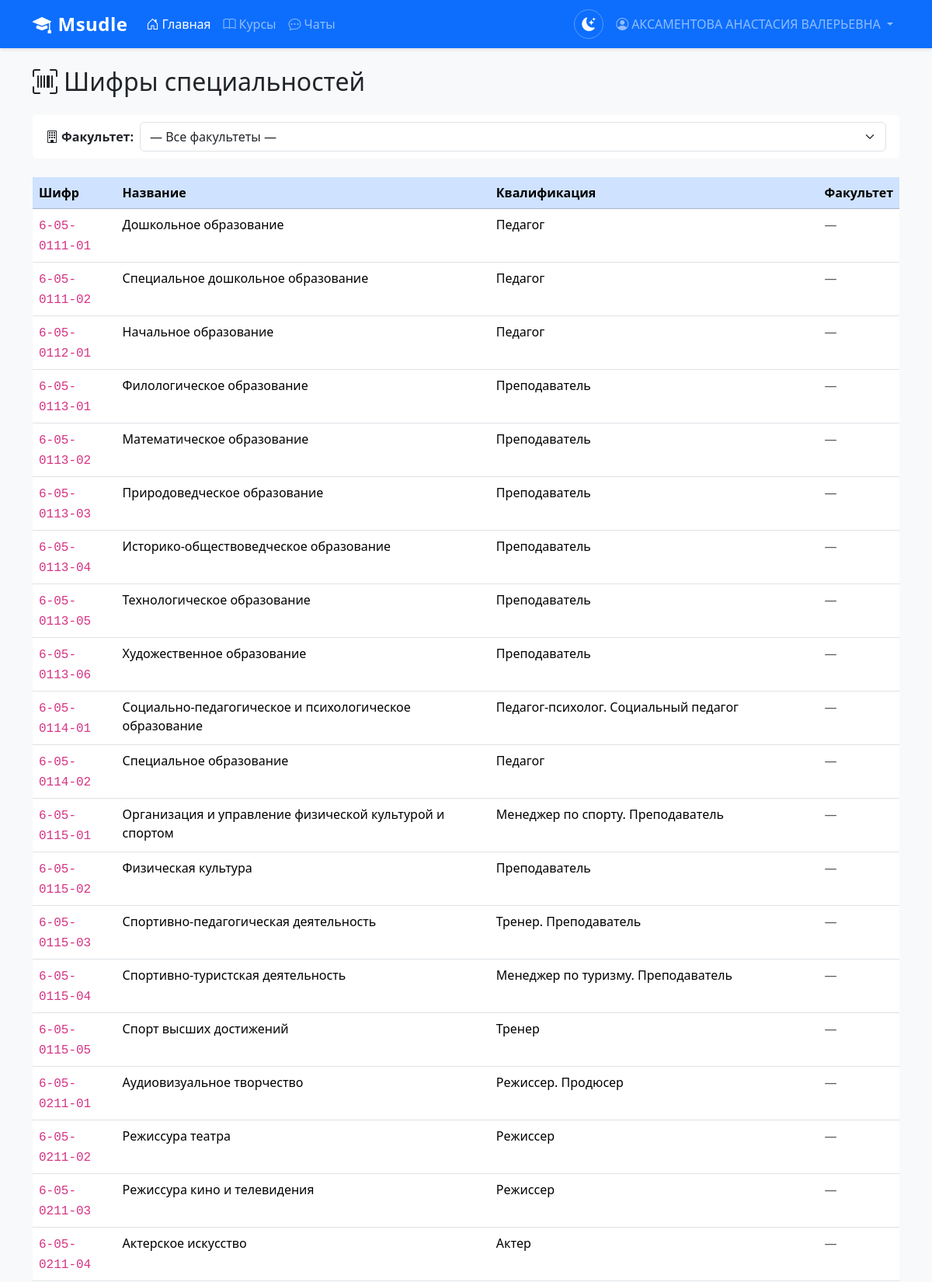
Screenshot of /umo/ (signed in, upper part) with the database file from the repository.
### students/models.py (models this page shows, shortened)
class Student(models.Model):
    fio = models.CharField(max_length=300, verbose_name='ФИО')
    group = models.ForeignKey(
        StudentGroup,
        on_delete=models.CASCADE,
        related_name='students',
        verbose_name='Группа',
        null=True,
        blank=True,
    )
    login = models.CharField(
        max_length=100,
        unique=True,
        verbose_name='Логин',
        help_text='Используется для входа в систему',
        default='',
    )
    record_book_number = models.CharField(
        max_length=50,
        blank=True,
        default='',
        verbose_name='Номер зачётной книжки',
        help_text='Необязательное поле',
    )
    password = models.CharField(max_length=128, verbose_name='Пароль (хэш)', default='')
    last_login = models.DateTimeField(null=True, blank=True, verbose_name='Последний вход')
    class Meta:
        verbose_name = 'Студент'
        verbose_name_plural = 'Студенты'
    @property
    def is_authenticated(self):
        return True

### umo/models.py (models this page shows, shortened)
class Shifr(models.Model):
    code = models.CharField(max_length=20, verbose_name='Шифр', help_text='Пример: 6-05-0612-01, 1-40-01-01')
    name = models.CharField(max_length=300, null=True, blank=True, verbose_name='Название шифра')
    qualification = models.CharField(max_length=300, null=True, blank=True, verbose_name='Квалификация')
    faculty = models.ForeignKey(
        Faculty,
        on_delete=models.SET_NULL,
        null=True,
        blank=True,
        related_name='shifrs',
        verbose_name='Факультет',
        help_text='Факультет, к которому относится данный шифр',
    )
    class Meta:
        verbose_name = 'Шифр'
        verbose_name_plural = 'Шифры'

### umo/views.py (the view)
# urls.py: path('', views.shifr_list, name='shifr_list'),
def shifr_list(request):
    faculty_id = request.GET.get('faculty', '')
    faculties = Faculty.objects.all()
    shifrs = Shifr.objects.select_related('faculty').order_by('code')
    if faculty_id:
        shifrs = shifrs.filter(faculty_id=faculty_id)
    return render(request, 'umo/shifr_list.html', {
        'shifrs': shifrs,
        'faculties': faculties,
        'selected_faculty': int(faculty_id) if faculty_id else None,
    })

### templates/umo/shifr_list.html (shortened to what this page needs)
{% extends "base.html" %}
{% block content %}
<div class="container mt-4">
    <div class="d-flex justify-content-between align-items-center mb-4">
        <h2 class="mb-0">
            <i class="bi bi-upc-scan me-2"></i>Шифры специальностей
        </h2>
    </div>
    <div class="card mb-4">
        <div class="card-body py-2">
            <form method="get" class="row g-2 align-items-center">
                <div class="col-auto">
                    <label for="facultyFilter" class="col-form-label fw-semibold">
                        <i class="bi bi-building me-1"></i>Факультет:
                    </label>
                </div>
                <div class="col-auto flex-grow-1">
                    <select name="faculty" id="facultyFilter" class="form-select" onchange="this.form.submit()">
                        <option value="">— Все факультеты —</option>
                    </select>
                </div>
            </form>
        </div>
    </div>
    {% if shifrs %}
    <div class="table-responsive">
        <table class="table table-hover">
            <thead class="table-primary">
                <tr>
                    <th>Шифр</th>
                    <th>Название</th>
                    <th>Квалификация</th>
                    <th>Факультет</th>
                </tr>
            </thead>
            <tbody>
                {% for shifr in shifrs %}
                <tr>
                    <td><code class="fs-6">{{ shifr.code }}</code></td>
                    <td>{{ shifr.name|default:"—" }}</td>
                    <td>{{ shifr.qualification|default:"—" }}</td>
                    <td>
                        {% if shifr.faculty %}
                        <span class="badge bg-info">{{ shifr.faculty.short_name|default:shifr.faculty.full_name }}</span>
                        {% else %}
                        <span class="text-muted">—</span>
                        {% endif %}
                    </td>
                </tr>
                {% endfor %}
            </tbody>
        </table>
    </div>
    {% else %}
    <div class="text-center py-5 text-muted">
        <i class="bi bi-upc-scan" style="font-size: 3rem;"></i>
        <p class="mt-3 fs-5">Шифры не найдены</p>
    </div>
    {% endif %}
</div>
{% endblock %}

### templates/base.html (shortened to what this page needs)
{% load static %}
<!DOCTYPE html>
<html lang="ru">
<head>
    <link href="{% static 'css/bootstrap.min.css' %}" rel="stylesheet">
    <link href="{% static 'css/bootstrap-icons.css' %}" rel="stylesheet">
    <link href="{% static 'css/main.css' %}" rel="stylesheet">
</head>
<body>
    <nav class="navbar navbar-expand-lg navbar-dark bg-primary">
        <div class="container">
            <a class="navbar-brand" href="{% url 'index' %}">
                <i class="bi bi-mortarboard-fill me-2"></i>Msudle
            </a>
            <div class="collapse navbar-collapse" id="navbarNav">
                <ul class="navbar-nav me-auto">
                    <li class="nav-item">
                        {% if user.is_authenticated %}
                            {% if user.fio|default:'' %}
                            <a class="nav-link active" href="{% url 'student_home' %}">
                                <i class="bi bi-house-door me-1"></i>Главная
                            </a>
                            {% else %}
                            <a class="nav-link active" href="{% url 'home' %}">
                                <i class="bi bi-house-door me-1"></i>Главная
                            </a>
                            {% endif %}
                        {% else %}
                        <a class="nav-link active" href="{% url 'index' %}">
                            <i class="bi bi-house-door me-1"></i>Главная
                        </a>
                        {% endif %}
                    </li>
                    <li class="nav-item">
                        <a class="nav-link" href="{% url 'dashboard' %}">
                            <i class="bi bi-book me-1"></i>Курсы
                        </a>
                    </li>
                    {% if user.is_authenticated %}
                    <li class="nav-item">
                        <a class="nav-link" href="{% url 'chat:list' %}">
                            <i class="bi bi-chat-dots me-1"></i>Чаты
                        </a>
                    </li>
                    {% endif %}
                </ul>
                <ul class="navbar-nav">
                    <li class="nav-item d-flex align-items-center">
                        <button class="theme-toggle" id="themeToggle" title="Переключить тему">
                            <i class="bi bi-moon-stars-fill"></i>
                        </button>
                    </li>
                    {% if user.is_authenticated %}
                        {% if user.fio|default:'' %}
                            <li class="nav-item dropdown">
                                <a class="nav-link dropdown-toggle" href="#" id="userDropdown" role="button"
                                   data-bs-toggle="dropdown" aria-expanded="false">
                                    <i class="bi bi-person-circle me-1"></i>{{ user.fio }}
                                </a>
                            </li>
                        {% endif %}
                    {% endif %}
                </ul>
            </div>
        </div>
    </nav>
    <main>
        {% block content %}{% endblock %}
    </main>
</body>
</html>

### static/css/main.css (style rules this page uses)
:root { --bg-body: #f8f9fa; --bg-card: #ffffff; --text-primary: #212529; --text-muted: #6c757d; --border-card: transparent; --shadow-card: 0 0.5rem 1rem rgba(0, 0, 0, 0.15); --bg-light-section: #f8f9fa; --footer-bg: #212529; --hero-bg: #0d6efd; --navbar-bg: #0d6efd; --input-bg: #ffffff; --input-border: #dee2e6; --input-text: #212529; --dropdown-bg: #ffffff; --dropdown-text: #212529; --dropdown-hover: #f8f9fa; --text-white: #ffffff; }
body { font-family: 'Segoe UI', Tahoma, Geneva, Verdana, sans-serif; display: flex; flex-direction: column; min-height: 100vh; background-color: var(--bg-body); color: var(--text-primary); transition: background-color 0.3s ease, color 0.3s ease; }
main { flex: 1; }
.card { transition: transform 0.3s ease, box-shadow 0.3s ease, background-color 0.3s ease; background-color: var(--bg-card); border-color: var(--border-card); color: var(--text-primary); }
.navbar { box-shadow: 0 2px 4px rgba(0, 0, 0, 0.1); }
.navbar.bg-primary { background-color: var(--navbar-bg) !important; transition: background-color 0.3s ease; }
.navbar-brand { font-size: 1.5rem; font-weight: 700; letter-spacing: 0.5px; }
.theme-toggle { background: none; border: 1px solid rgba(255,255,255,0.3); color: #fff; border-radius: 50%; width: 38px; height: 38px; display: flex; align-items: center; justify-content: center; cursor: pointer; transition: background-color 0.2s ease, border-color 0.2s ease; margin-left: auto; margin-right: 8px; }
.theme-toggle i { font-size: 1.1rem; }

### rows the page displays
Student: fio "АКСАМЕНТОВА АНАСТАСИЯ ВАЛЕРЬЕВНА"
Shifr: code "6-05-0111-01", name "Дошкольное образование", qualification "Педагог"
Shifr: code "6-05-0111-02", name "Специальное дошкольное образование", qualification "Педагог"
Shifr: code "6-05-0112-01", name "Начальное образование", qualification "Педагог"
Shifr: code "6-05-0113-01", name "Филологическое образование", qualification "Преподаватель"
Shifr: code "6-05-0113-02", name "Математическое образование", qualification "Преподаватель"
Shifr: code "6-05-0113-03", name "Природоведческое образование", qualification "Преподаватель"
Shifr: code "6-05-0113-04", name "Историко-обществоведческое образование", qualification "Преподаватель"
Shifr: code "6-05-0113-05", name "Технологическое образование", qualification "Преподаватель"
Shifr: code "6-05-0113-06", name "Художественное образование", qualification "Преподаватель"
Shifr: code "6-05-0114-01", name "Социально-педагогическое и психологическое образование", qualification "Педагог-психолог. Социальный педагог"
Shifr: code "6-05-0114-02", name "Специальное образование", qualification "Педагог"
Shifr: code "6-05-0115-01", name "Организация и управление физической культурой и спортом", qualification "Менеджер по спорту. Преподаватель"
Shifr: code "6-05-0115-02", name "Физическая культура", qualification "Преподаватель"
Shifr: code "6-05-0115-03", name "Спортивно-педагогическая деятельность", qualification "Тренер. Преподаватель"
Shifr: code "6-05-0115-04", name "Спортивно-туристская деятельность", qualification "Менеджер по туризму. Преподаватель"
Shifr: code "6-05-0115-05", name "Спорт высших достижений", qualification "Тренер"
Shifr: code "6-05-0211-01", name "Аудиовизуальное творчество", qualification "Режиссер. Продюсер"
Shifr: code "6-05-0211-02", name "Режиссура театра", qualification "Режиссер"
Shifr: code "6-05-0211-03", name "Режиссура кино и телевидения", qualification "Режиссер"
Shifr: code "6-05-0211-04", name "Актерское искусство", qualification "Актер"
